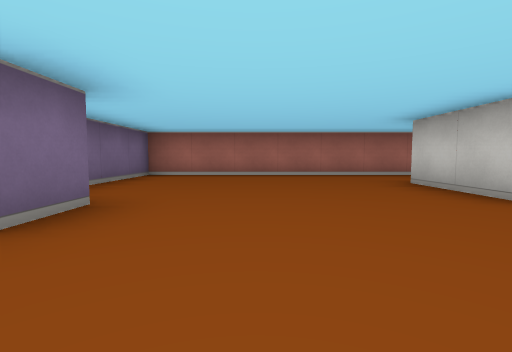
[1] (above)

24 first-person views from a walk through a cub3D level. The camera is about half as high as the walls, tilts 4° down and sees 85° across. The floor is counted in squares. Each view is taken from the middle of a square. On the plan, view 1 faces up. The plan holds only what a view shows up to about 9 squares ahead; the rest is blank.

[2]
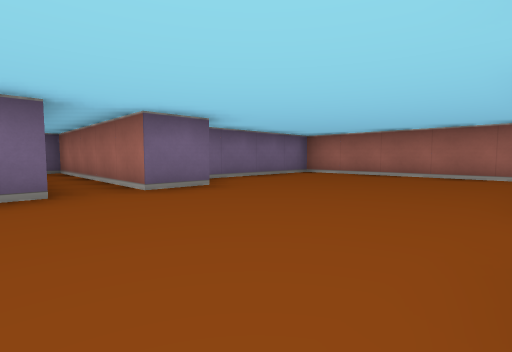

[3]
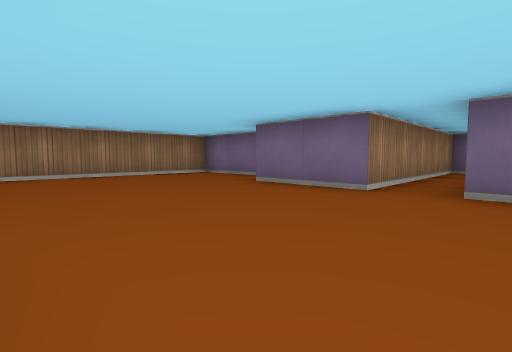

[4]
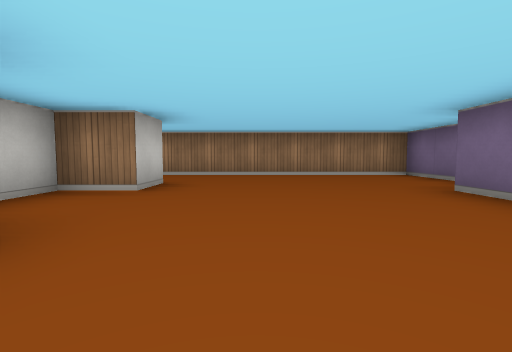

[5]
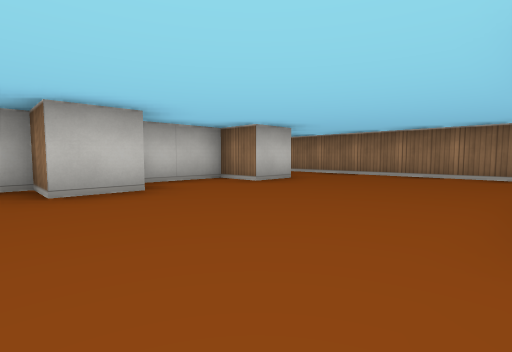

[6]
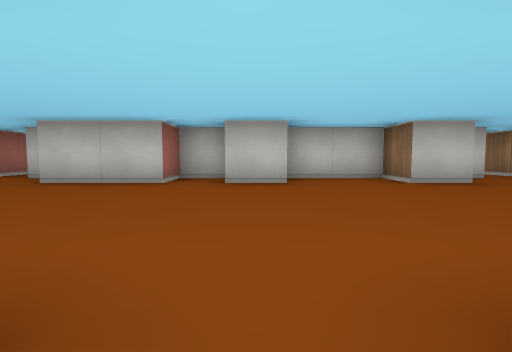

[7]
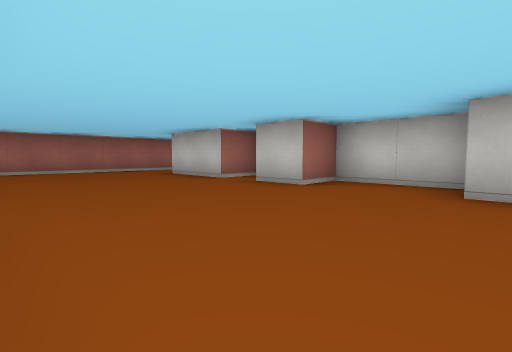

[8]
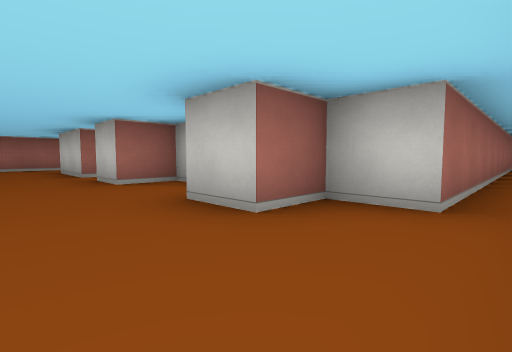

[9]
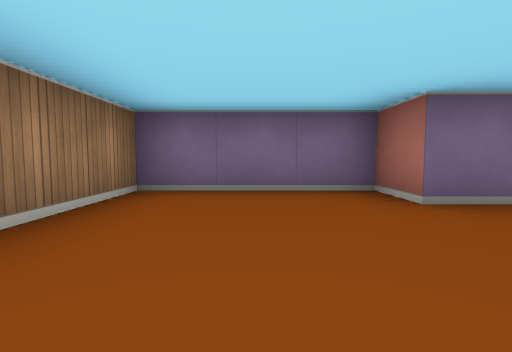

[10]
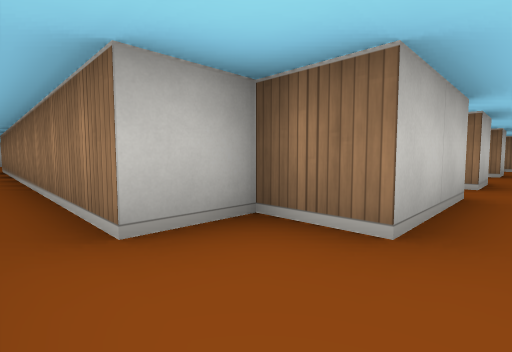

[11]
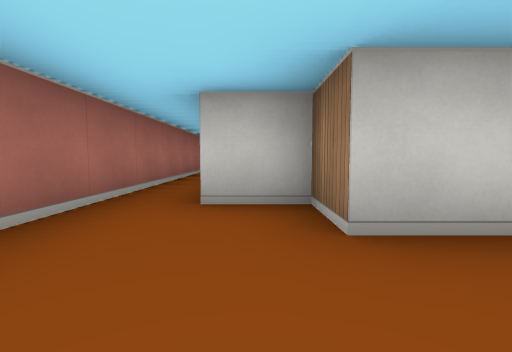

[12]
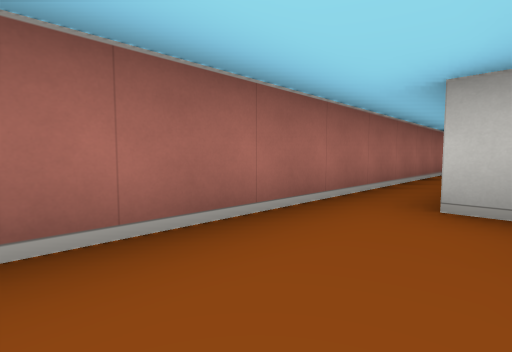

[13]
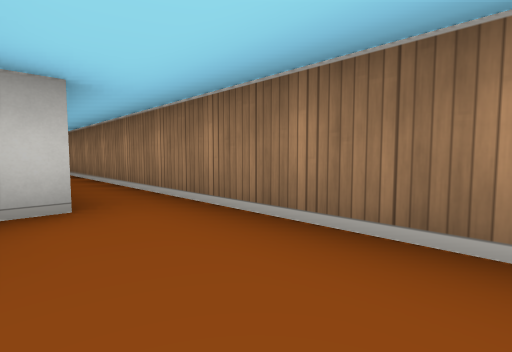

[14]
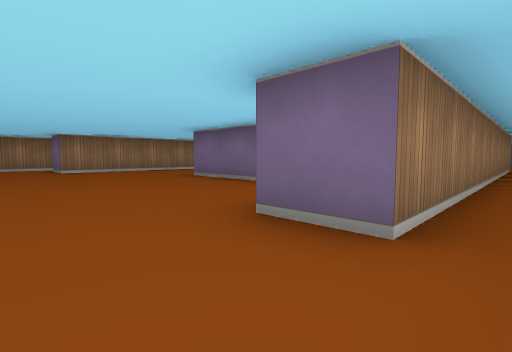

[15]
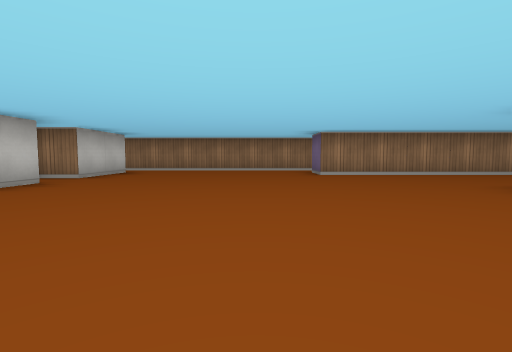

[16]
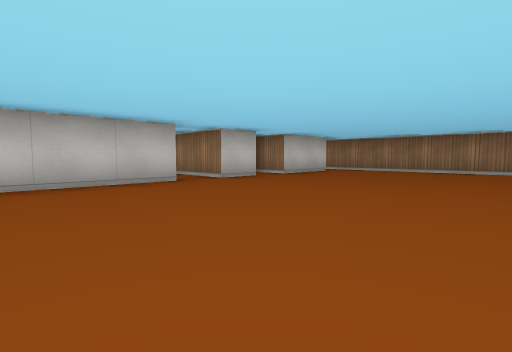

[17]
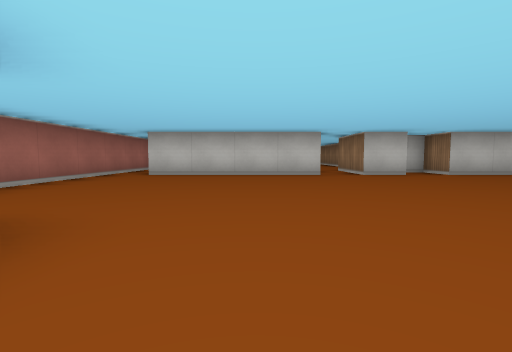

[18]
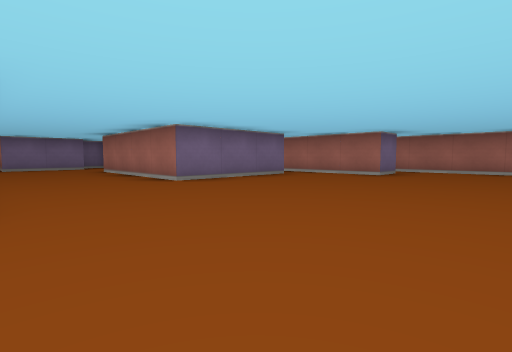

[19]
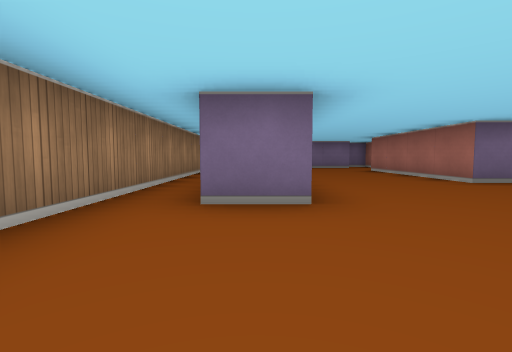

[20]
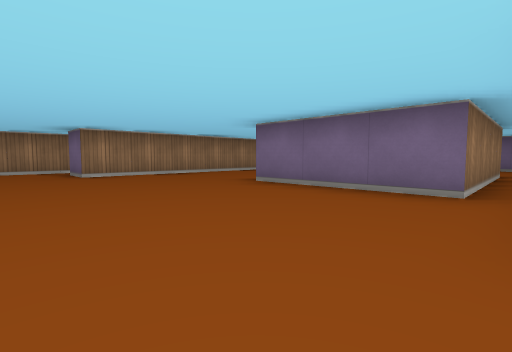

[21]
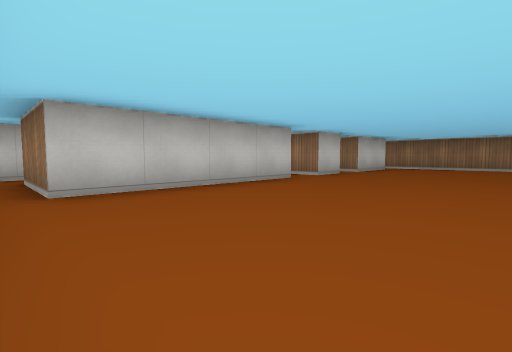

[22]
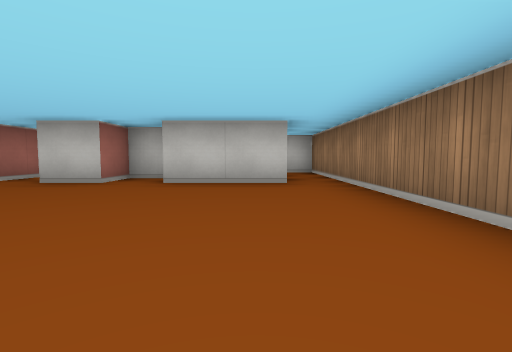

[23]
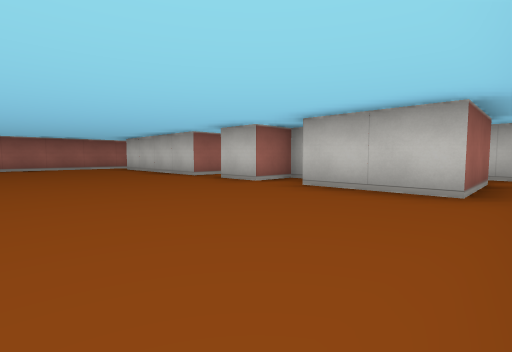

[24]
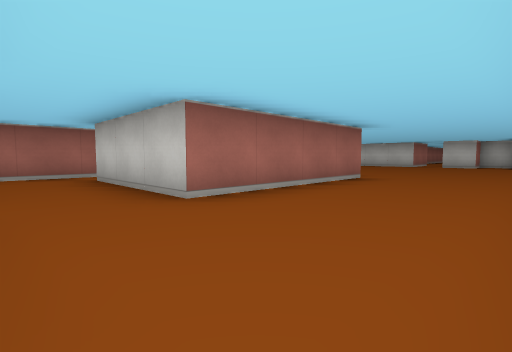

### Floor plan
Points are (right, up) in squares from view 1. A wall is a line through its corners. A room is listed if a view was taken in it or the views show most of it. See-through windows are left out.
Room 1 (views 1, 2, 3, 4, 5, 6, 7, 8, 9, 10, 11, 12, 13)
walls: (-1.5, 2.6) (-1.5, 1.5) (-6.5, 1.5) (-6.5, 0.5) (-1.5, 0.5) (-1.5, -1.5) (-2.5, -1.5) (-2.5, -4.5) (3.5, -4.5); (2.5, 2.5) (2.5, 4.5); (3.5, 1.5) (3.5, 2.5); (3.5, 4.5) (3.5, 5.5); (3.5, -3.5) (3.5, -2.5) (2.5, -2.5) (2.5, -1.5) (3.5, -1.5) (3.5, 0.5) (2.5, 0.5) (2.5, 1.5); (2.4, 6.5) (-2.5, 6.5) (-2.5, 3.1)
ways out: opening at (3, 6) to room 2; opening at (4, -4) to room 2
Room 2 (views 14, 15, 16, 17, 18, 19, 20, 21, 22, 23, 24)
walls: (10.5, 0.5) (6.5, 0.5) (6.5, 3.5) (10.5, 3.5) (10.5, 0.5); (12.1, -3.5) (3.5, -3.5); (7.8, -2.5) (12.5, -2.5) (12.5, -3.5); (17.5, -0.5) (17.5, 0.5) (19.5, 0.5); (6.9, 4.5) (5.2, 4.5); (8.6, 6.5) (2.4, 6.5); (18.9, 1.5) (17.5, 1.5) (17.5, 5.5) (19.5, 5.5); (18.5, -1.5) (18.5, -0.5); (17.5, -3.5) (17.5, -1.5); (4.5, 0.4) (4.5, -1.5); (3.5, 5.5) (12.5, 5.5) (12.5, 4.5) (9.6, 4.5); (20.1, 6.5) (12.1, 6.5); (2.5, 4.5) (3.5, 4.5); (3.5, -4.5) (17.5, -4.5)
ways out: opening at (3, 6) to room 1; opening at (4, -4) to room 1; opening at (18.5, -4) to room 3; opening at (18.5, 1); opening at (18.5, 6)
Room 3 (no view inside)
walls: (19.5, -3.5) (17.5, -3.5); (17.5, -4.5) (20.5, -4.5) (20.5, -3.4)
ways out: opening at (18.5, -4) to room 2

Where each view was taken, in squares from view 1:
view 1: 0 up, 0 right, facing up
view 2: 0 up, 2 right, facing up-left
view 3: 2 up, 2 right, facing down-left
view 4: 2 up, 1 right, facing down
view 5: 2 up, 1 left, facing down-right
view 6: 1 up, 2 left, facing right
view 7: 2 down, 1 left, facing up-right
view 8: 4 down, 1 right, facing up-right
view 9: 3 down, 1 right, facing left
view 10: 6 up, 2 right, facing down-right
view 11: 5 up, 1 right, facing right
view 12: 5 up, 1 right, facing up-right
view 13: 3 down, 1 right, facing down-right
view 14: 6 up, 14 right, facing down-left
view 15: 4 up, 14 right, facing down
view 16: 4 up, 13 right, facing down-right
view 17: 3 up, 11 right, facing right
view 18: 2 down, 15 right, facing up-left
view 19: 3 down, 15 right, facing left
view 20: 4 up, 14 right, facing down-left
view 21: 6 up, 14 right, facing down-right
view 22: 3 down, 13 right, facing right
view 23: 4 down, 14 right, facing up-right
view 24: 2 down, 5 right, facing up-right
